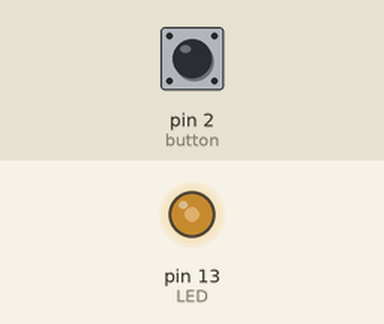
The sketch below on a simulated Arduino Uno, built with avr-gcc and run on an emulated ATmega328P. On the bench: output pins drawn as LEDs (lit = HIGH). Inputs (shaded band) come from the test bench; at power-on: pin 2 (button) HIGH.

Above: at 5.0 s.
5.1 s: pin 2 (button) pulled LOW for 0.15 s
At 5.25 s:
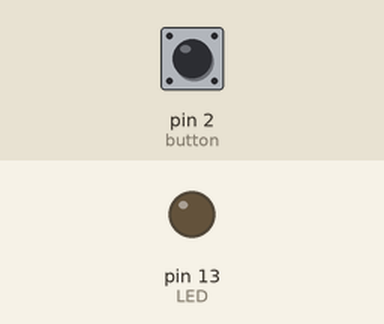
At 5.75 s:
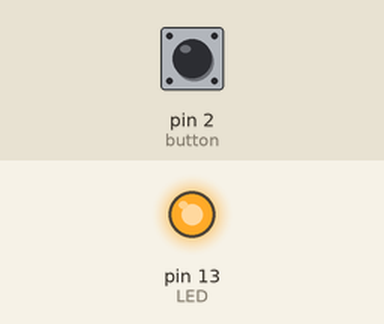
8.1 s: pin 2 (button) pulled LOW for 1 s
10.6 s: pin 2 (button) pulsed LOW 5 times (0.12 s each, 0.3 s apart)
13.6 s: pin 2 (button) pulled LOW for 3.2 s
Timing chart, 0 to 16.6 s (numbered marks = the images above; inputs shaded):
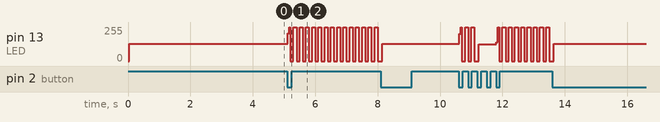

Measured:
- after the input at 5.1 s, pin 13 (LED): 128/255 → 210/255 at once, then moves between 0/255 and 255/255, repeating every 0.80 s

The sketch:

q1.ino
```cpp
#include <avr/io.h>
#include <avr/interrupt.h>

/*
  LED = PORTB5
  BUTTON = PORTD2 (INT0)
*/

volatile bool fiveHundredHz_elapsed = false;
volatile bool fiveHz_elapsed = false;
volatile bool button_pressed = false;
volatile bool button_press_flag = false;

volatile uint8_t current_oneHundred_millis = 0;

void init_timer0() {
  TCCR0A |= (1 << WGM01);                 // Turn on the CTC mode
  TCCR0B |= ((1 << CS01) | (1 << CS00));  // Set up prescaler of 64
  OCR0A = 249;                            // Set CTC compare value to 500Hz at 16 MHz AVR clock , with a prescaler of 64
  TIFR0 &= ~(1 << OCF0A);                 // set flag=0
  TIMSK0 |= (1 << OCIE0A);                // Enable Output Compare A Match Interrupt
}

void init_timer1() {
  TCCR1B |= (1 << WGM12);   // Turn on the CTC mode
  TCCR1B |= (1 << CS12);    // Set up prescaler of 256
  OCR1A = 6249;             // Set CTC compare value to 5Hz at 16 MHz AVR clock , with a prescaler of 256
  TIFR1 &= ~(1 << OCF1A);   // set flag=0
  TIMSK1 |= (1 << OCIE1A);  // Enable Output Compare A Match Interrupt
}

void init_ex_interrupt0() {
  EIFR &= ~(1 << INTF0);  // set flag=0
  EIMSK |= (1 << INT0);   // set e_interrupt0
  EICRA |= (1 << ISC01);  // set falling edge
}


int main(void) {
  DDRB |= (1 << DDB5);   // Set LED as output
  PORTB = 0x00; // turn off all LED
  DDRD &= ~(1 << DDD2);  //For button

  init_timer0();
  init_timer1();
  init_ex_interrupt0();

  sei();  //Enable the Global Interrupt Bit

  while (1) {

    if (button_press_flag) {
      if (current_oneHundred_millis > 5) {
        current_oneHundred_millis = 0;
        button_pressed = !button_pressed;
      }
      button_press_flag = false;
    }


    if (button_pressed) {
      if (fiveHz_elapsed) {
        PORTB ^= (1 << PORTB5);
        fiveHz_elapsed = false;
      }
    } else {
      if (fiveHundredHz_elapsed) {
        PORTB ^= (1 << PORTB5);
        fiveHundredHz_elapsed = false;
      }
    }
  }
}

ISR(TIMER0_COMPA_vect) {
  fiveHundredHz_elapsed = true;  //500Hz
}

ISR(TIMER1_COMPA_vect) {
  fiveHz_elapsed = true;  //5Hz
  current_oneHundred_millis++;
}

ISR(INT0_vect) {
  button_press_flag = true;
}
```
